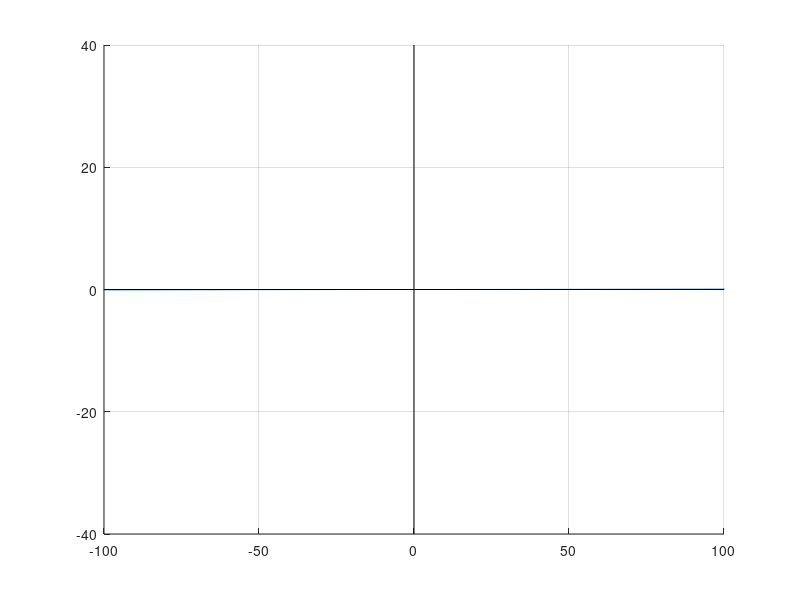

Source code (MATLAB):
function rlc()
    w = [-20000*pi:20000*pi];

    R = 2500;
    L = 5e-3;
    C = 10e-6;
    V = 310;

    Zf = @(x) sqrt(R^2 + (x*L - 1./(x*C)).^2);
    phif = @(x) atan((x*L - 1./(x*C))/ R);
    Z = Zf(w);

    % Z = mean(Zf(w));
    % phi = mean(phif(w));

    VRf = @(x) (V*R)./Zf(x);
    VLf = @(x) (V*L*x)./Zf(x);
    VCf = @(x) V.*(1./((x*C).*Zf(x)));

    VR = VRf(w);
    VL = VLf(w);
    VC = VCf(w);
    % max(VL)

    % syms x;
    % zf = Zf(x);
    % vrf = VRf(x);
    % vlf = VLf(x);
    % vcf = VCf(x);

    % ex_point = solve(diff(vlf, x)==0, x);
    % double(ex_point)

    hold on
    % ylim([-400 400]);
    % xlim([-1000 1000]);
    ylim([-40 40]);
    xlim([-100 100]);
    % ylim([0 3500]);
    % xlim([-3000 3000]);
    % plot(w, VR);
    plot(w, VL);
    % plot(w, VC);
    grid on;
    line([0,0], ylim, 'Color', 'k', 'LineWidth', 0.5); % Draw line for Y axis.
    line(xlim, [0,0], 'Color', 'k', 'LineWidth', 0.5); % Draw line for X axis.
    hold off

end
